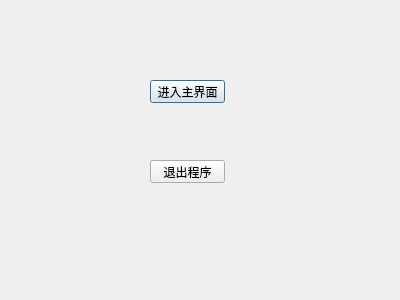
<?xml version="1.0" encoding="UTF-8"?>
<ui version="4.0">
 <class>MyDialog</class>
 <widget class="QDialog" name="MyDialog">
  <property name="geometry">
   <rect>
    <x>0</x>
    <y>0</y>
    <width>400</width>
    <height>300</height>
   </rect>
  </property>
  <property name="windowTitle">
   <string>Dialog</string>
  </property>
  <widget class="QPushButton" name="pushButton">
   <property name="geometry">
    <rect>
     <x>150</x>
     <y>80</y>
     <width>75</width>
     <height>23</height>
    </rect>
   </property>
   <property name="text">
    <string>进入主界面</string>
   </property>
  </widget>
  <widget class="QPushButton" name="pushButton_2">
   <property name="geometry">
    <rect>
     <x>150</x>
     <y>160</y>
     <width>75</width>
     <height>23</height>
    </rect>
   </property>
   <property name="text">
    <string>退出程序</string>
   </property>
  </widget>
 </widget>
 <resources/>
 <connections>
  <connection>
   <sender>pushButton_2</sender>
   <signal>clicked()</signal>
   <receiver>MyDialog</receiver>
   <slot>close()</slot>
   <hints>
    <hint type="sourcelabel">
     <x>198</x>
     <y>171</y>
    </hint>
    <hint type="destinationlabel">
     <x>25</x>
     <y>482</y>
    </hint>
   </hints>
  </connection>
 </connections>
</ui>
